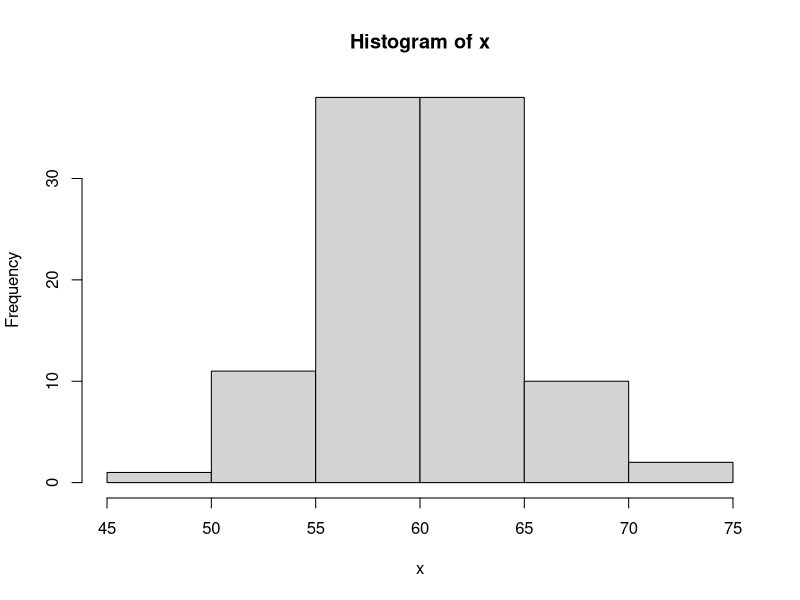
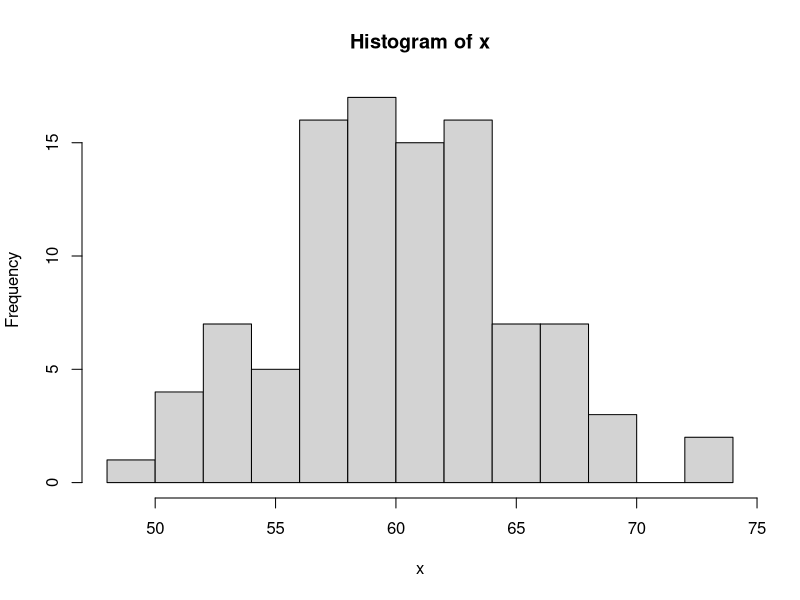
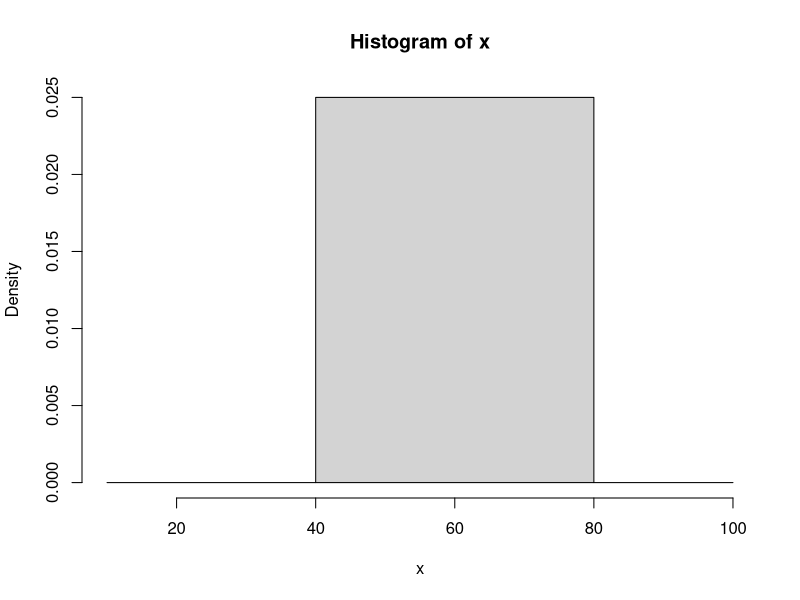
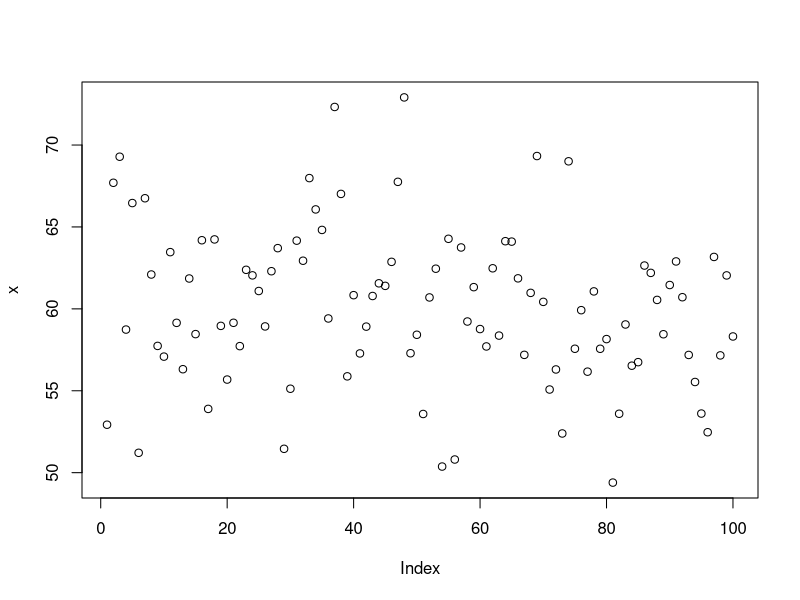
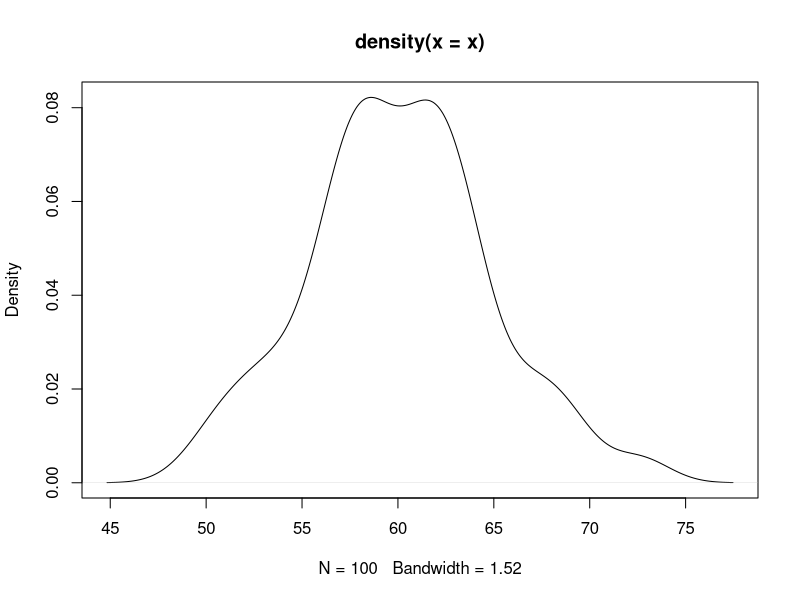
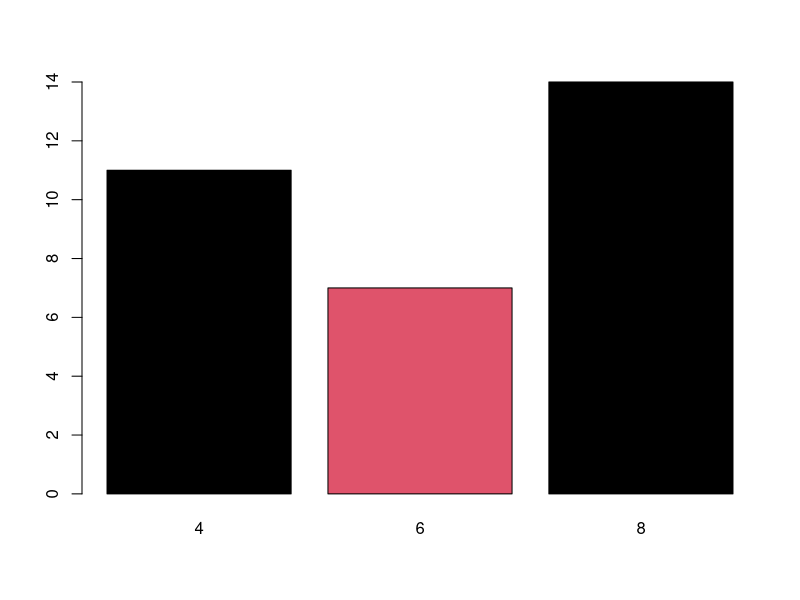
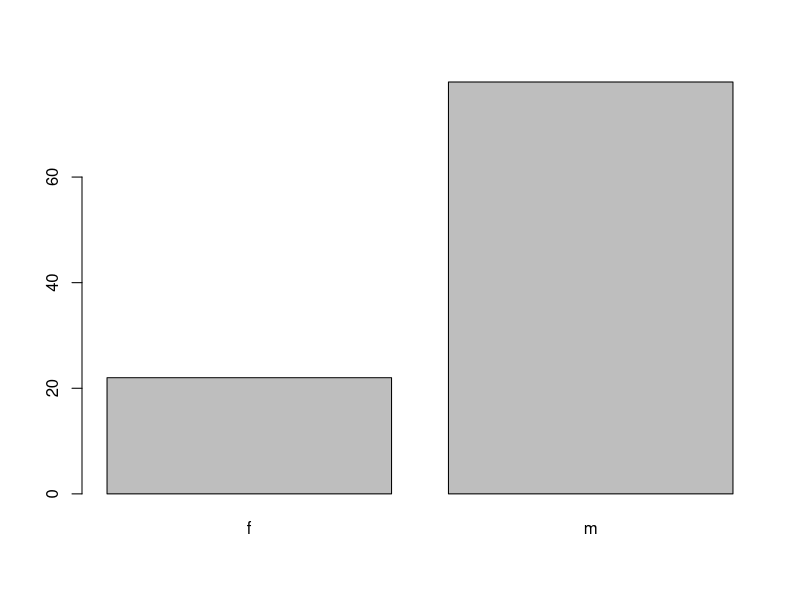
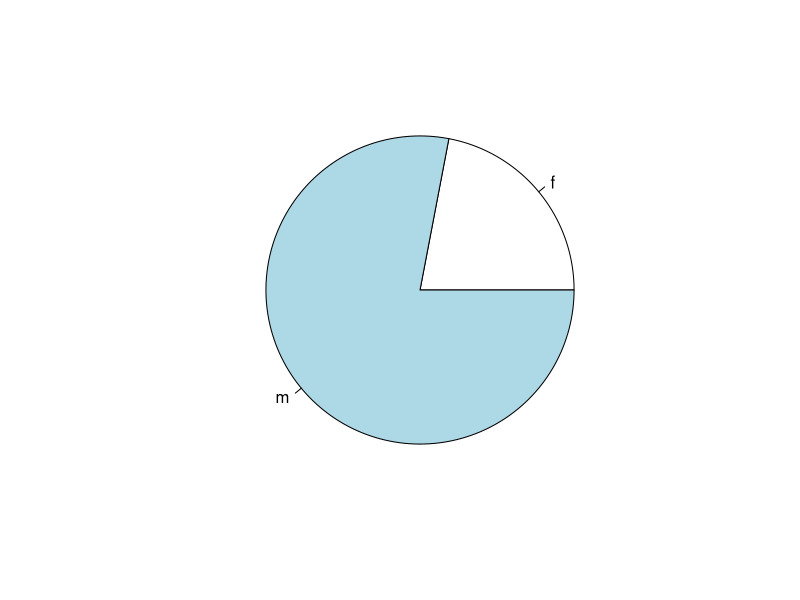

Generate these figures, in order, with R:
#iimbg

(x=rnorm(100,60,5))
x[seq(1,100,2)]
hist(x)
hist(x,breaks = 10)
hist(x,breaks = c(10,40,80,100))
plot(x)
plot(density(x))


#matrices ----

(data= round(rnorm(24,mean= 40,sd=3)))
trunc(34.6)
floor(c(-15.6))  
ceiling(24.1)
mtcars
str(mtcars)
summary(mtcars)
df = mtcars
df
names(df)
?mtcars
df$cyl = factor(df$cyl)
df$cyl
str(df)
df[,c('cyl','vs','am','gear','carb')] = lapply(df[,c('cyl','vs','am','gear','carb')],factor)
str(df)
barplot(table(df$cyl), col =1:2)



#aggregate() ----

aggregate(. ~ cyl, data = df, mean)
aggregate(cbind(mpg,wt)~cyl+gear,data= df,mean) #mean mpg & wt for each gear and cyl type


#factors ----
#without order
set.seed(1234)
?set.seed
(gender = sample(c('m','f'),size=100,replace=T,prob = c(.7,.3)))
table(gender)
prop.table(table(gender))
barplot(table(gender))
pie(table(gender))

#grades ----
set.seed(1234)
(grades = sample(c('A','B','C','D'),size = 100000,replace = T,prob = c(.4,.3,.2,.1)))
table(grades)
prop.table(table(grades))
barplot(table(grades), col=1:4)

#grades in order specified ----
#grades
set.seed(1234)
(grades = sample(c('E','G','S','P'),size = 100000,replace = T,prob = c(.4,.3,.2,.1)))
table(grades)
prop.table(table(grades))
barplot(table(grades))
grades2= factor(grades,ordered = T,levels = c('E','G','S','P'))
str(grades2)
barplot(table(grades2))


#dplyr ----

library(dplyr)
df=mtcars
df[,c('cyl','vs','am','gear','carb')] = lapply(df[,c('cyl','vs','am','gear','carb')],factor)
barplot(table(df$cyl), col =1:3)
str(df)

#find mean  mpg & wt wrt each gear and cyl type
df%>%group_by(cyl,gear)%>%summarise(meanwt = mean(wt,na.rm=T),meanMPG=mean(mpg,na.rm=T),maxHP=max(hp),min(wt),max(wt),n())

df%>%filter(mpg>25)

df

#ggplot ----
library(ggplot2)
ggplot(df,aes(x=wt, y=mpg))+geom_point()
ggplot(df,aes(x=wt, y=mpg))+geom_point(aes(color=am))
ggplot(df,aes(x=wt, y=mpg))+geom_point(aes(color=am, size=hp, shape= carb))

df%>%group_by(cyl,gear)%>%summarise(CNT=n())
ggplot(df%>%group_by(cyl,gear)%>%summarise(CNT=n()),aes(x=cyl, y=CNT, fill=gear))+geom_bar(stat='identity')

ggplot(df%>%group_by(cyl,gear)%>%summarise(CNT=n()),aes(x=cyl, y=CNT, fill=gear))+geom_bar(stat='identity',position = position_dodge2(.7))


ggplot(df, aes(x=gear,y=mpg, fill = gear))+geom_boxplot()
